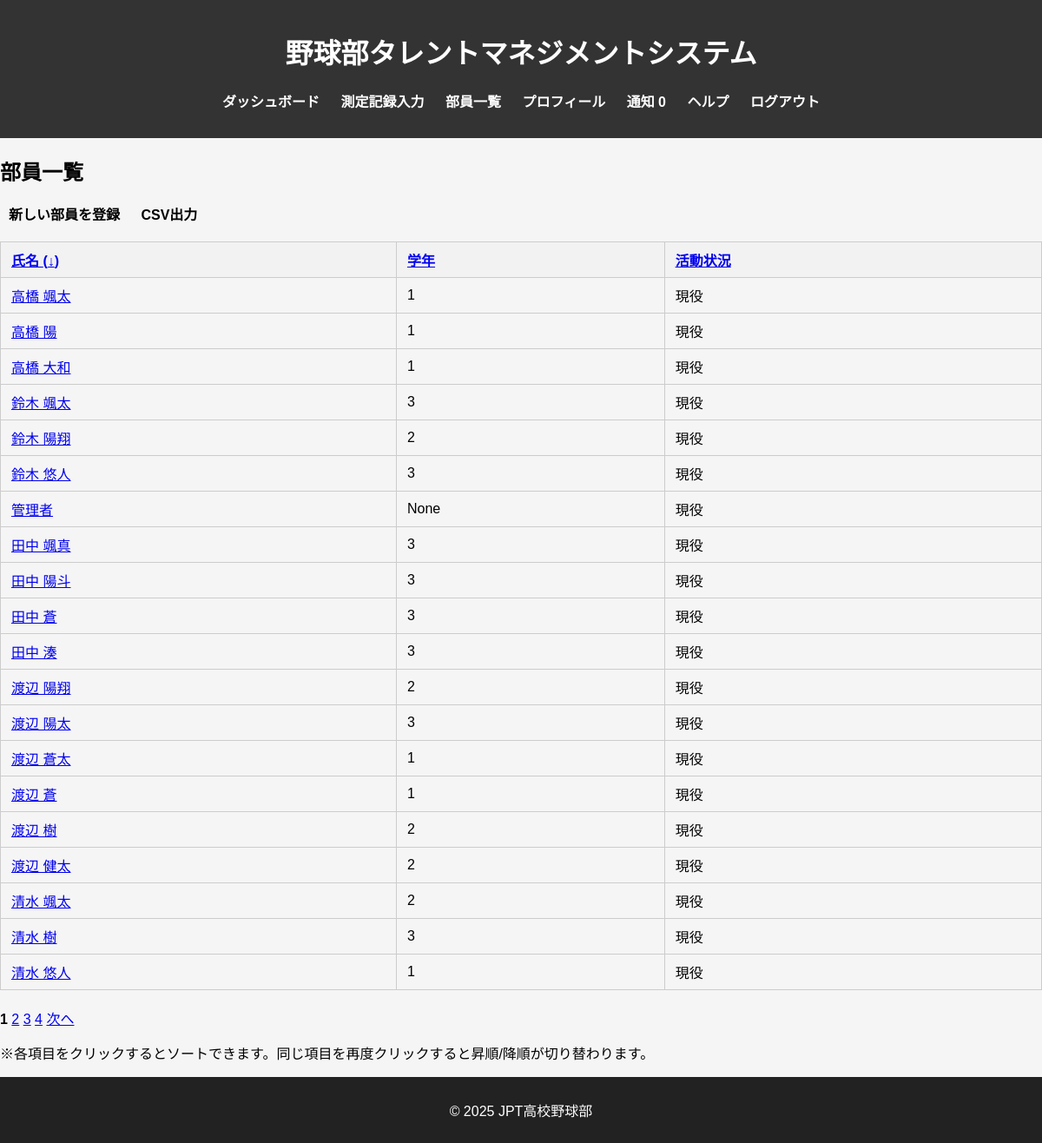
Page /members/?sort_by=name&sort_order=asc (signed in) on the earlier database version.
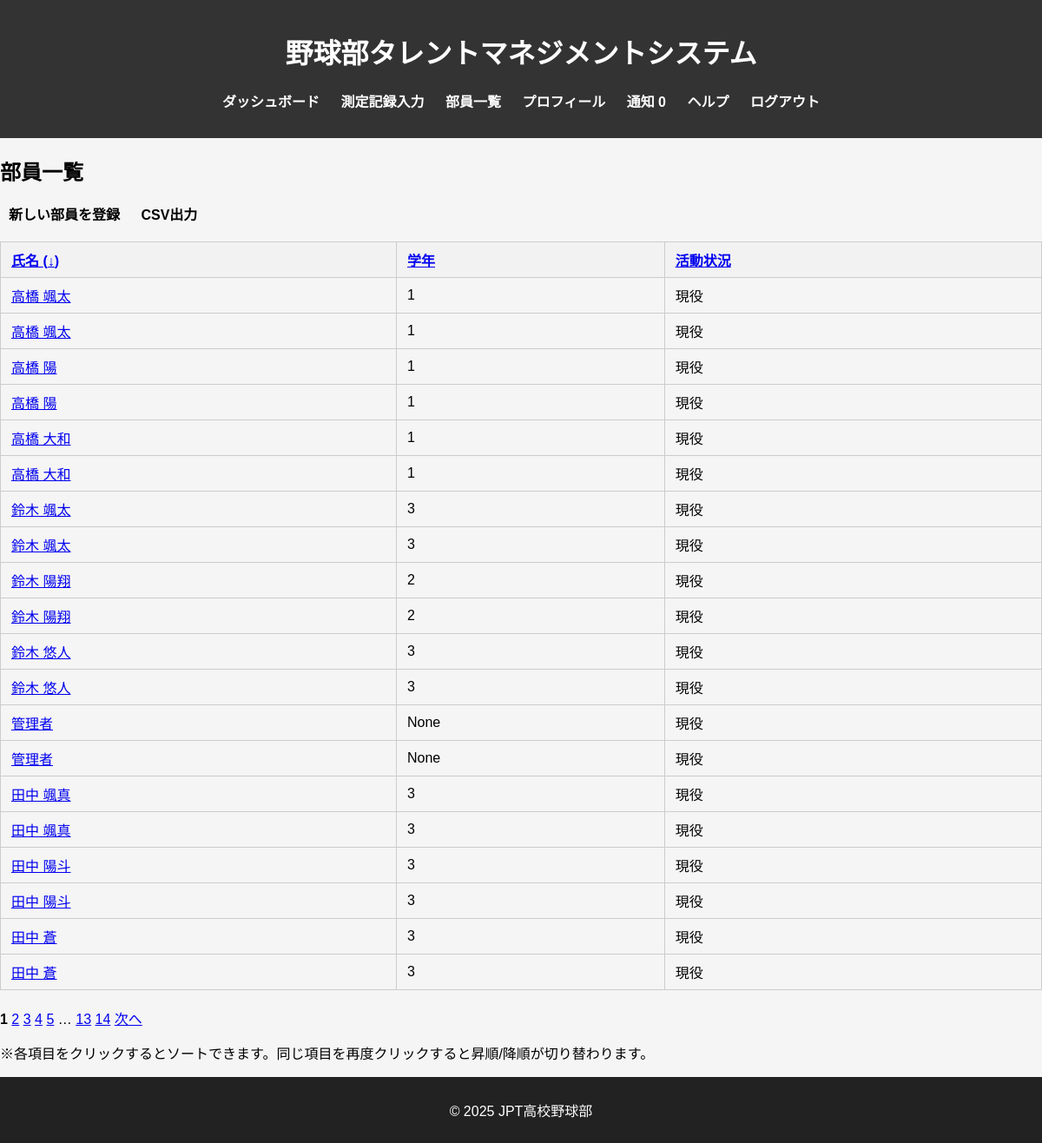
Same page on the later database version.
### db_models.py (models this page shows, shortened)
class User(db.Model, UserMixin):
    __tablename__ = 'users'
    user_id = db.Column(db.Integer, primary_key=True)
    fs_uniquifier = db.Column(db.String(64), unique=True, nullable=False, default=lambda: str(uuid.uuid4()))  # 追加
    name = db.Column(db.String(100), nullable=False)
    password_hash = db.Column(db.String(200), nullable=False)
    grade = db.Column(db.Integer, nullable=True)
    is_active = db.Column(db.Boolean, default=True)
    created_at = db.Column(db.DateTime, default=lambda: datetime.now(tz=ZoneInfo('Asia/Tokyo')))
    updated_at = db.Column(db.DateTime, default=lambda: datetime.now(tz=ZoneInfo('Asia/Tokyo')),
                           onupdate=lambda: datetime.now(tz=ZoneInfo('Asia/Tokyo')))
    roles = db.relationship('Role', secondary='user_roles', backref=db.backref('users', lazy='dynamic'))
    def has_any_role(self, *roles):
        return any(role.name in roles for role in self.roles)

### blueprints/members/routes.py (the view)
@members_bp.route('/')
@login_required
@roles_accepted("administer", "coach", "director")
def members():
    page = request.args.get('page', 1, type=int)
    per_page = request.args.get('per_page', 20, type=int)
    sort_by = request.args.get('sort_by')
    current_sort_by = request.args.get('sort_by')
    current_sort_order = request.args.get('sort_order')
    if sort_by == current_sort_by:
        new_sort_order = 'desc' if current_sort_order == 'asc' else 'asc'
    else:
        new_sort_order = 'asc'
    if not sort_by:
        sort_by = 'grade'
        new_sort_order = 'asc'
    if sort_by == 'name':
        sort_column = User.name
    elif sort_by == 'grade':
        sort_column = User.grade
    elif sort_by == 'status':
        sort_column = User.is_active
    sort_column = sort_column.desc() if new_sort_order == 'desc' else sort_column.asc()
    pagination = User.query.order_by(sort_column).paginate(page=page, per_page=per_page)
    members_list = pagination.items
    return render_template('members/members.html',
                           members=members_list,
                           pagination=pagination,
                           sort_by=sort_by,
                           sort_order=new_sort_order)

### app.py (called while the page is built)
@login_manager.user_loader
def load_user(user_id):
    return User.query.get(int(user_id))

@app.context_processor
def inject_measurement_data():
    if not current_user.is_authenticated:
        return {}
    notice_cnt = 0
    if current_user.has_any_role("manager"):
        notice_cnt = MeasurementRecord.query.filter_by(status='rejected').count()
    elif current_user.has_any_role("member"):
        notice_cnt = MeasurementRecord.query.filter_by(user_id=current_user.user_id, status='draft').count()
    elif current_user.has_any_role("coach"):
        notice_cnt = MeasurementRecord.query.filter_by(status='pending_coach').count()
    return {
        "notice_cnt":notice_cnt
    }

### templates/members/members.html (shortened to what this page needs)
{% extends "base.html" %}
{% block content %}
<h2>部員一覧</h2>
<nav>
    <ul>
        <li><a href="{{ url_for('members.new_member') }}" style="color: black;">新しい部員を登録</a></li>
        <li><a href="{{ url_for('members.export_csv') }}" style="color: black;">CSV出力</a></li>
    </ul>
</nav>
<table class="member-table">
  <thead>
    <tr>
      <th>
        <a href="{{ url_for('members.members', sort_by='name', sort_order=sort_order) }}">
          氏名 {% if sort_by == 'name' %}({{ '↑' if sort_order == 'asc' else '↓' }}){% endif %}
        </a>
      </th>
      <th>
        <a href="{{ url_for('members.members', sort_by='grade', sort_order=sort_order) }}">
          学年 {% if sort_by == 'grade' %}({{ '↑' if sort_order == 'asc' else '↓' }}){% endif %}
        </a>
      </th>
      <th>
        <a href="{{ url_for('members.members', sort_by='status', sort_order=sort_order) }}">
          活動状況 {% if sort_by == 'status' %}({{ '↑' if sort_order == 'asc' else '↓' }}){% endif %}
        </a>
      </th>
    </tr>
  </thead>
  <tbody>
    {% for member in members %}
    <tr>
      <td><a href="{{ url_for('members.member_records', member_id=member.user_id) }}">{{ member.name }}</a></td>
      <td>{{ member.grade }}</td>
      <td>{% if member.is_active %}現役{% else %}引退{% endif %}</td>
    </tr>
    {% endfor %}
  </tbody>
</table>
<div class="pagination">
    {% for page_num in pagination.iter_pages() %}
        {% if page_num %}
            {% if page_num == pagination.page %}
                <strong>{{ page_num }}</strong>
            {% else %}
                <a href="{{ url_for('members.members', page=page_num, sort_by=sort_by, sort_order=sort_order) }}">{{ page_num }}</a>
            {% endif %}
        {% else %}
            <span class="ellipsis">…</span>
        {% endif %}
    {% endfor %}
    {% if pagination.has_next %}
        <a href="{{ url_for('members.members', page=pagination.next_num, sort_by=sort_by, sort_order=sort_order) }}">次へ</a>
    {% endif %}
</div>
<div class="sort-help">
    <p>※各項目をクリックするとソートできます。同じ項目を再度クリックすると昇順/降順が切り替わります。</p>
</div>
{% endblock %}

Differences in the rows shown:
no longer on this page (row unchanged): User: name "田中 湊", grade "3", is_active "現役"
no longer on this page (row unchanged): User: name "渡辺 陽翔", grade "2", is_active "現役"
no longer on this page (row unchanged): User: name "渡辺 陽太", grade "3", is_active "現役"
no longer on this page (row unchanged): User: name "渡辺 蒼太", grade "1", is_active "現役"
no longer on this page (row unchanged): User: name "渡辺 蒼", grade "1", is_active "現役"
no longer on this page (row unchanged): User: name "渡辺 樹", grade "2", is_active "現役"
no longer on this page (row unchanged): User: name "渡辺 健太", grade "2", is_active "現役"
no longer on this page (row unchanged): User: name "清水 颯太", grade "2", is_active "現役"
no longer on this page (row unchanged): User: name "清水 樹", grade "3", is_active "現役"
no longer on this page (row unchanged): User: name "清水 悠人", grade "1", is_active "現役"
added User: name "高橋 颯太", grade "1", is_active "現役"
added User: name "高橋 陽", grade "1", is_active "現役"
added User: name "高橋 大和", grade "1", is_active "現役"
added User: name "鈴木 颯太", grade "3", is_active "現役"
added User: name "鈴木 陽翔", grade "2", is_active "現役"
added User: name "鈴木 悠人", grade "3", is_active "現役"
added User: name "管理者", grade "None", is_active "現役"
added User: name "田中 颯真", grade "3", is_active "現役"
added User: name "田中 陽斗", grade "3", is_active "現役"
added User: name "田中 蒼", grade "3", is_active "現役"
Other differences:
new list line: "5"
new list line: "13"
new list line: "14"
